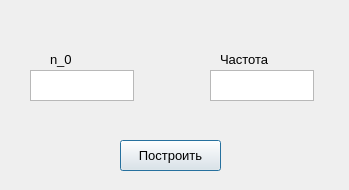
<?xml version="1.0" encoding="UTF-8"?>
<ui version="4.0">
 <class>Dialog</class>
 <widget class="QDialog" name="Dialog">
  <property name="geometry">
   <rect>
    <x>0</x>
    <y>0</y>
    <width>349</width>
    <height>190</height>
   </rect>
  </property>
  <property name="sizePolicy">
   <sizepolicy hsizetype="Fixed" vsizetype="Fixed">
    <horstretch>0</horstretch>
    <verstretch>0</verstretch>
   </sizepolicy>
  </property>
  <property name="maximumSize">
   <size>
    <width>349</width>
    <height>190</height>
   </size>
  </property>
  <property name="windowTitle">
   <string>Dialog</string>
  </property>
  <widget class="QPlainTextEdit" name="n_0">
   <property name="geometry">
    <rect>
     <x>30</x>
     <y>70</y>
     <width>104</width>
     <height>31</height>
    </rect>
   </property>
   <property name="font">
    <font>
     <pointsize>10</pointsize>
    </font>
   </property>
  </widget>
  <widget class="QLabel" name="label_2">
   <property name="geometry">
    <rect>
     <x>50</x>
     <y>50</y>
     <width>66</width>
     <height>18</height>
    </rect>
   </property>
   <property name="font">
    <font>
     <pointsize>10</pointsize>
    </font>
   </property>
   <property name="text">
    <string>n_0</string>
   </property>
  </widget>
  <widget class="QPlainTextEdit" name="frequency_text_edit">
   <property name="geometry">
    <rect>
     <x>210</x>
     <y>70</y>
     <width>104</width>
     <height>31</height>
    </rect>
   </property>
   <property name="font">
    <font>
     <pointsize>10</pointsize>
    </font>
   </property>
  </widget>
  <widget class="QLabel" name="label_4">
   <property name="geometry">
    <rect>
     <x>220</x>
     <y>50</y>
     <width>66</width>
     <height>18</height>
    </rect>
   </property>
   <property name="font">
    <font>
     <pointsize>10</pointsize>
    </font>
   </property>
   <property name="text">
    <string>Частота</string>
   </property>
  </widget>
  <widget class="QPushButton" name="build_plot_button">
   <property name="geometry">
    <rect>
     <x>120</x>
     <y>140</y>
     <width>101</width>
     <height>31</height>
    </rect>
   </property>
   <property name="font">
    <font>
     <pointsize>10</pointsize>
    </font>
   </property>
   <property name="text">
    <string>Построить</string>
   </property>
  </widget>
 </widget>
 <resources/>
 <connections/>
</ui>
